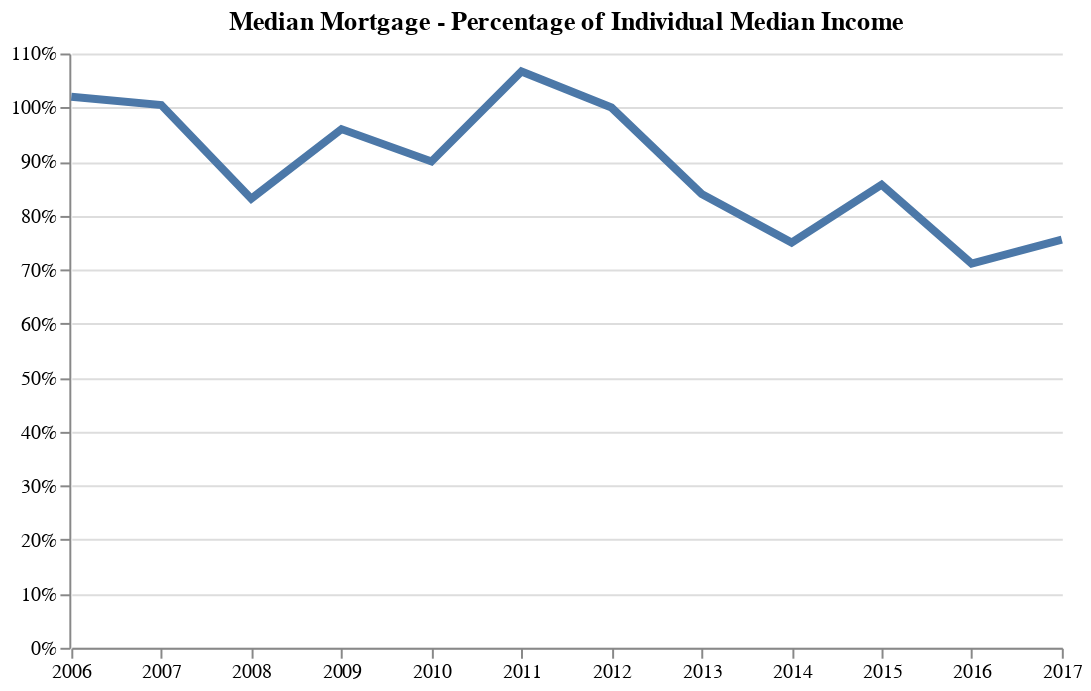

Notebook cell for this chart:
### Code cell
#Plotting data via Altair

alt.Chart(indiv_inc_mort).mark_line(strokeWidth=4).encode(
    x=alt.X('Year', axis=alt.Axis(grid=False, labelFlush=False), title=None), 
    y=alt.Y('Ratio', axis=alt.Axis(offset=1, format='%'), title=None)
).configure_view(
    strokeWidth=0
).properties(
title='Median Mortgage - Percentage of Individual Median Income', width=500)

### Figure 1 — Vega-Lite specification as saved in the notebook (floating-point values rounded to 4 significant figures)
{"$schema": "https://vega.github.io/schema/vega-lite/v2.6.0.json", "config": {"view": {"height": 300, "strokeWidth": 0, "width": 400}}, "data": {"name": "data-6c890e7d5478007dbc8e9808408837e4"}, "datasets": {"data-6c890e7d5478007dbc8e9808408837e4": [{"Indiv_Income": 2250, "Mortgage": 1700, "Ratio": 0.7556, "Year": "2017-01-01T00:00:00"}, {"Indiv_Income": 2250, "Mortgage": 1600, "Ratio": 0.7111, "Year": "2016-01-01T00:00:00"}, {"Indiv_Income": 1750, "Mortgage": 1500, "Ratio": 0.8571, "Year": "2015-01-01T00:00:00"}, {"Indiv_Income": 2000, "Mortgage": 1500, "Ratio": 0.75, "Year": "2014-01-01T00:00:00"}, {"Indiv_Income": 1667.0, "Mortgage": 1400, "Ratio": 0.84, "Year": "2013-01-01T00:00:00"}, {"Indiv_Income": 1500, "Mortgage": 1500, "Ratio": 1, "Year": "2012-01-01T00:00:00"}, {"Indiv_Income": 1500, "Mortgage": 1600, "Ratio": 1.067, "Year": "2011-01-01T00:00:00"}, {"Indiv_Income": 1667.0, "Mortgage": 1500, "Ratio": 0.9, "Year": "2010-01-01T00:00:00"}, {"Indiv_Income": 1667.0, "Mortgage": 1600, "Ratio": 0.96, "Year": "2009-01-01T00:00:00"}, {"Indiv_Income": 1925, "Mortgage": 1600, "Ratio": 0.8312, "Year": "2008-01-01T00:00:00"}, {"Indiv_Income": 1792.0, "Mortgage": 1800, "Ratio": 1.005, "Year": "2007-01-01T00:00:00"}, {"Indiv_Income": 1667.0, "Mortgage": 1700, "Ratio": 1.02, "Year": "2006-01-01T00:00:00"}]}, "encoding": {"x": {"axis": {"grid": false, "labelFlush": false}, "field": "Year", "title": null, "type": "temporal"}, "y": {"axis": {"format": "%", "offset": 1}, "field": "Ratio", "title": null, "type": "quantitative"}}, "mark": {"strokeWidth": 4, "type": "line"}, "title": "Median Mortgage - Percentage of Individual Median Income", "width": 500}
